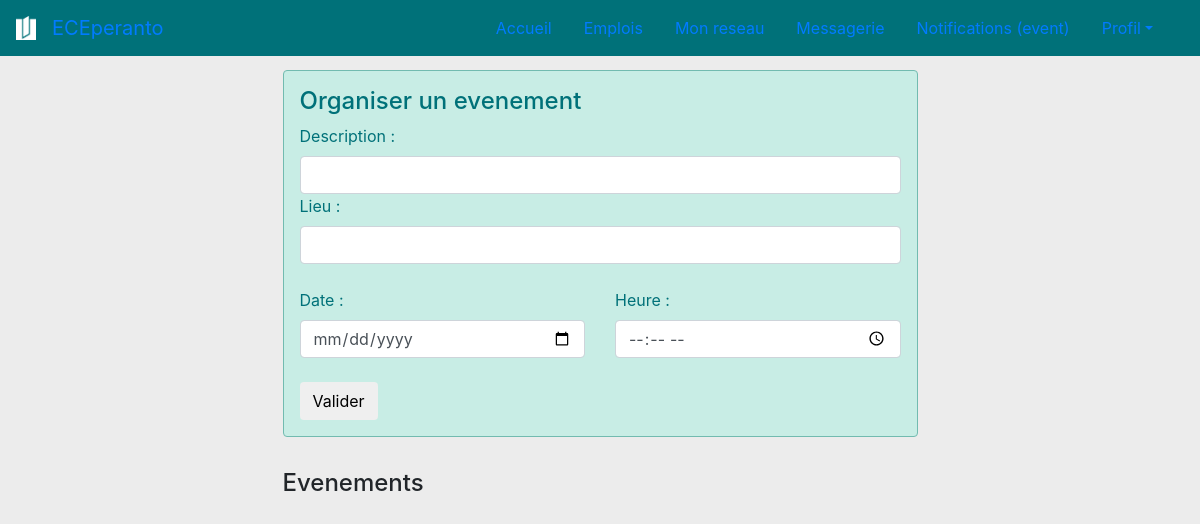
Before: /pages/event.php (signed in) with the older database file.
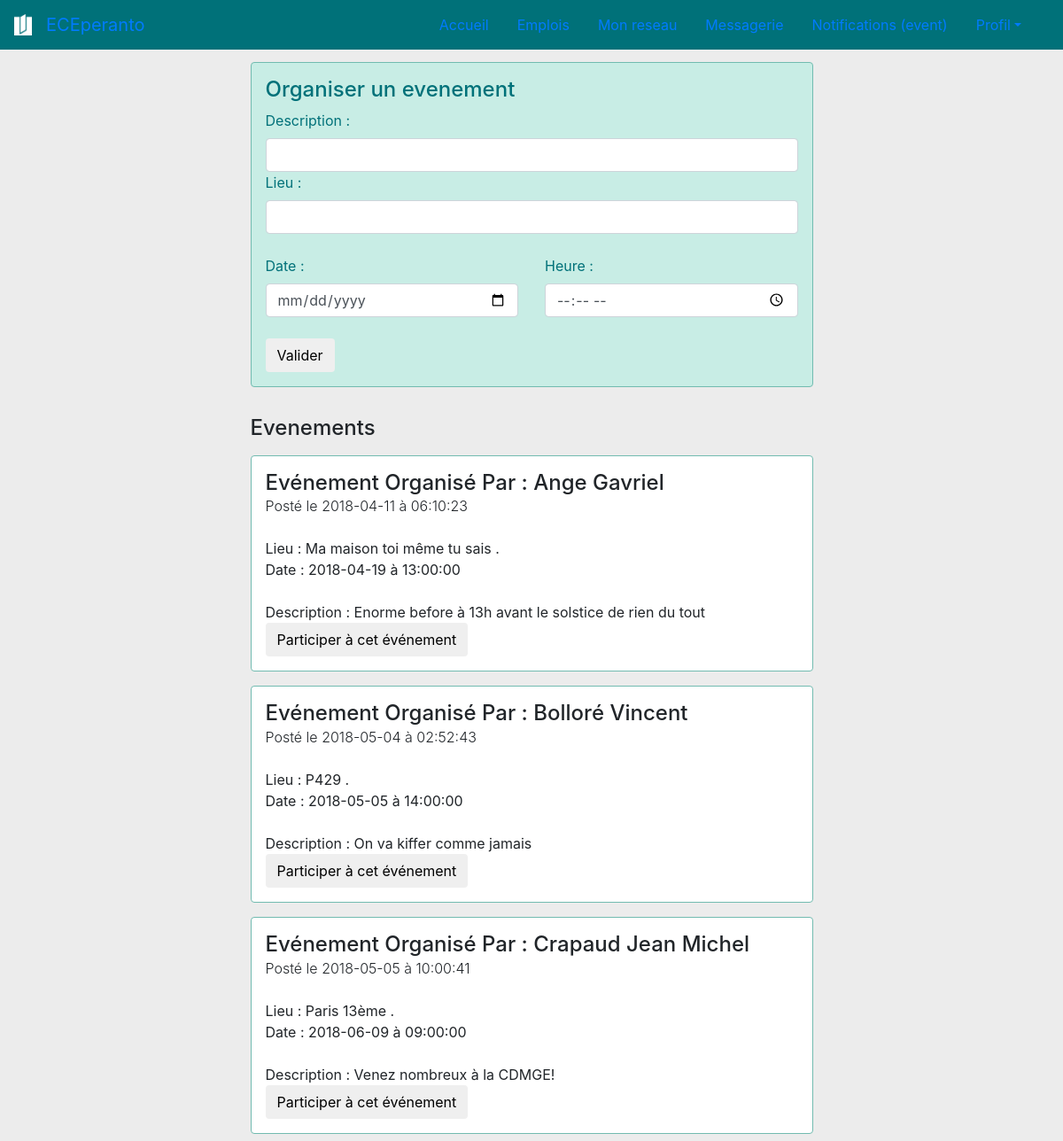
After: the same page with the newer database file.
### tables this page shows
CREATE TABLE IF NOT EXISTS `event` (
  `ID_event` int(11) NOT NULL AUTO_INCREMENT,
  `author` int(11) NOT NULL,
  `date_post` date NOT NULL,
  `time_post` time NOT NULL,
  `date` date NOT NULL,
  `time` time NOT NULL,
  `location` varchar(50) NOT NULL,
  `text` text NOT NULL,
  PRIMARY KEY (`ID_event`)
);

CREATE TABLE IF NOT EXISTS `user` (
  `ID_user` int(11) NOT NULL AUTO_INCREMENT,
  `name` varchar(20) NOT NULL,
  `first_name` varchar(20) NOT NULL,
  `email` varchar(50) NOT NULL,
  `password` text NOT NULL,
  `type` varchar(20) NOT NULL,
  `pseudo` varchar(20) NOT NULL,
  `profile_pic` varchar(500) DEFAULT '../resources/pp_base.png',
  `header_pic` varchar(500) DEFAULT '../resources/header_base.png',
  `CV_link` varchar(500) DEFAULT NULL,
  `creation_date` date NOT NULL,
  KEY `ID_user` (`ID_user`)
);

### pages/event_box.php (the view, shortened to what this page needs)
<div class="job_box rounded p-3 mt-3">
        <?php
        echo '<h4 class="text-capitalize" style="margin:0px;">Evénement organisé par : '. $data["name"] . ' ' .$data["first_name"].'</h4>';
        echo "<p class='font-weight-light' style='margin:0px;'>Posté le " . $data["date_post"] . " à " . $data["time_post"] . "</p><br>";
        echo "Lieu : ".$data['location']." .". "<br>";
        echo "Date : " . $data["date"]." à " .$data["time"] . "<br>";
        echo "<br>Description : ".$data["text"]."<br />";
        if($applied_to_event == false){
            echo '<form action="" method="post">
                <input  class="btn" type="submit" value="Participer à cet événement" name="submit_'.$data['ID_event'].'">
              </form>';
        }
        else{
            echo '<button type="button" class="btn btn-secondary" disabled>Vous participez déjà à cet événement</button>';
        }
        ?>
    </div>

### pages/event.php (shortened to what this page needs)
<!DOCTYPE html>
<html lang="en">
<head>
	<link href="global.css" rel="stylesheet" type="text/css" />
	<link rel="stylesheet" href="https://stackpath.bootstrapcdn.com/bootstrap/4.1.0/css/bootstrap.min.css">
</head>
<body>
<header>
  <?php include ("menu.php"); ?>
</header>
<div class="container pb-2">
    <div class="row justify-content-center ">
        <div class="col col-lg-7 "><div class="post_job p-3 rounded">
        <h4>Organiser un evenement</h4>
        <form action="<?php echo htmlspecialchars($_SERVER["PHP_SELF"]);?>" method="post">
            <label> Description :</label> <input class="form-control"  type="text" name="text" required>
            <label>Lieu : </label><input class="form-control" type="text" name="location" required><br>
            <div class="row">
            <div class="col">
            <label>Date : </label><input class="form-control" type="date" name="date" required><br>
            </div><div class="col">
            <label>Heure : </label><input class="form-control" type="time" name="time" required><br></div>
            </div>
            <input class="btn" type="submit" value="Valider" name="submit"><br>
        </form>
        </div></div>
    </div>
</div>
<div class="container pb-2">
<div class="row justify-content-center ">
    <div class="col col-lg-7 ">
    <br/>
    <h4>Evenements</h4>
<?php
    try
    {
        $bdd = new PDO('mysql:host=localhost;dbname=eceperanto;charset=utf8', 'root', '');
        $bdd->setAttribute(PDO::ATTR_ERRMODE, PDO::ERRMODE_EXCEPTION);
    }
    catch (Exception $e)
    {
        die('Erreur : ' . $e->getMessage());
    }
    $sql="SELECT * FROM event INNER JOIN user ON event.author = user.ID_user WHERE ID_event <> ALL(SELECT DISTINCT event.ID_event
        FROM event INNER JOIN participate ON event.ID_event = participate.ID_event WHERE participate.ID_user = ".$_SESSION['ID_user'].")";
    $events_to_take = $bdd->query($sql);
    $applied_to_event=false;
    while ($data = $events_to_take->fetch())
    {
        include ("event_box.php");
    }
?>
</div></div>
</div>
</body>
</html>

Changed rows visible on the page:
now on this page (row edited): event: user.name "Ange", user.first_name "Gavriel", date_post "2018-04-11", time_post "06:10:23", location "Ma maison toi même tu sais", date "2018-04-19", time "13:00:00", text "Enorme before à 13h avant le solstice de rien du tout"
added event: user.name "Bolloré", user.first_name "Vincent", date_post "2018-05-04", time_post "02:52:43", location "P429", date "2018-05-05", time "14:00:00", text "On va kiffer comme jamais"
added event: user.name "Crapaud", user.first_name "Jean Michel", date_post "2018-05-05", time_post "10:00:41", location "Paris 13ème", date "2018-06-09", time "09:00:00", text "Venez nombreux à la CDMGE!"
